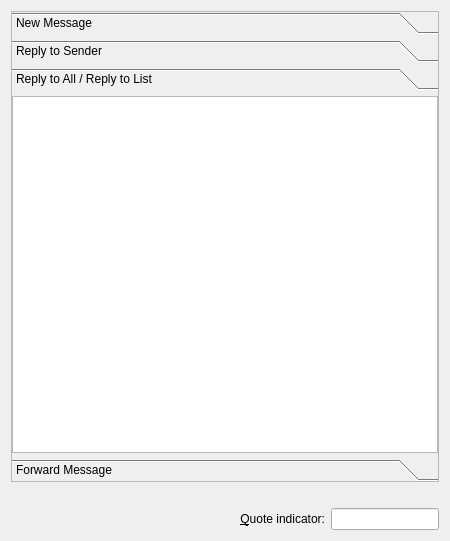
<?xml version="1.0" encoding="UTF-8"?>
<ui version="4.0">
 <class>TemplatesConfigurationBase</class>
 <widget class="QWidget" name="TemplatesConfigurationBase">
  <property name="geometry">
   <rect>
    <x>0</x>
    <y>0</y>
    <width>450</width>
    <height>541</height>
   </rect>
  </property>
  <property name="sizePolicy">
   <sizepolicy hsizetype="Expanding" vsizetype="Expanding">
    <horstretch>3</horstretch>
    <verstretch>3</verstretch>
   </sizepolicy>
  </property>
  <property name="minimumSize">
   <size>
    <width>400</width>
    <height>300</height>
   </size>
  </property>
  <property name="windowTitle">
   <string comment="@title:window">Template Configuration</string>
  </property>
  <layout class="QVBoxLayout">
   <property name="spacing">
    <number>6</number>
   </property>
   <property name="margin">
    <number>11</number>
   </property>
   <item>
    <widget class="QToolBox" name="toolBox1">
     <property name="sizePolicy">
      <sizepolicy hsizetype="Expanding" vsizetype="Expanding">
       <horstretch>3</horstretch>
       <verstretch>3</verstretch>
      </sizepolicy>
     </property>
     <property name="minimumSize">
      <size>
       <width>0</width>
       <height>0</height>
      </size>
     </property>
     <property name="frameShape">
      <enum>QFrame::StyledPanel</enum>
     </property>
     <property name="frameShadow">
      <enum>QFrame::Sunken</enum>
     </property>
     <property name="currentIndex">
      <number>2</number>
     </property>
     <widget class="QWidget" name="page_new">
      <property name="geometry">
       <rect>
        <x>0</x>
        <y>0</y>
        <width>418</width>
        <height>350</height>
       </rect>
      </property>
      <attribute name="label">
       <string comment="@title Message template">New Message</string>
      </attribute>
      <layout class="QGridLayout" name="gridLayout">
       <item row="0" column="0">
        <widget class="TemplateParser::TemplatesTextEdit" name="textEdit_new">
         <property name="font">
          <font>
           <family>Monospace</family>
           <pointsize>9</pointsize>
          </font>
         </property>
         <property name="toolTip">
          <string comment="@info:tooltip">Create the template for new messages</string>
         </property>
         <property name="whatsThis">
          <string comment="@info:whatsthis">In this area you create the template for new email messages.  For more information about how to create the template, press the &quot;How does this work?&quot; link on this dialog.</string>
         </property>
        </widget>
       </item>
      </layout>
     </widget>
     <widget class="QWidget" name="page_reply">
      <property name="geometry">
       <rect>
        <x>0</x>
        <y>0</y>
        <width>418</width>
        <height>350</height>
       </rect>
      </property>
      <attribute name="label">
       <string comment="@title Message template">Reply to Sender</string>
      </attribute>
      <layout class="QHBoxLayout">
       <property name="spacing">
        <number>6</number>
       </property>
       <property name="margin">
        <number>0</number>
       </property>
       <item>
        <widget class="TemplateParser::TemplatesTextEdit" name="textEdit_reply">
         <property name="sizePolicy">
          <sizepolicy hsizetype="MinimumExpanding" vsizetype="MinimumExpanding">
           <horstretch>0</horstretch>
           <verstretch>0</verstretch>
          </sizepolicy>
         </property>
         <property name="font">
          <font>
           <family>Monospace</family>
           <pointsize>9</pointsize>
           <weight>50</weight>
           <italic>false</italic>
           <bold>false</bold>
           <underline>false</underline>
           <strikeout>false</strikeout>
          </font>
         </property>
         <property name="toolTip">
          <string comment="@info:tooltip">Create the template for message replies</string>
         </property>
         <property name="whatsThis">
          <string comment="@info:whatsthis">In this area you create the template for messages replies. For more information about how to create the template, press the &quot;How does this work?&quot; link on this dialog.</string>
         </property>
        </widget>
       </item>
      </layout>
     </widget>
     <widget class="QWidget" name="page_reply_all">
      <property name="geometry">
       <rect>
        <x>0</x>
        <y>0</y>
        <width>418</width>
        <height>350</height>
       </rect>
      </property>
      <attribute name="label">
       <string comment="@title Message template">Reply to All / Reply to List</string>
      </attribute>
      <layout class="QHBoxLayout">
       <property name="spacing">
        <number>6</number>
       </property>
       <property name="margin">
        <number>0</number>
       </property>
       <item>
        <widget class="TemplateParser::TemplatesTextEdit" name="textEdit_reply_all">
         <property name="sizePolicy">
          <sizepolicy hsizetype="MinimumExpanding" vsizetype="MinimumExpanding">
           <horstretch>0</horstretch>
           <verstretch>0</verstretch>
          </sizepolicy>
         </property>
         <property name="font">
          <font>
           <family>Monospace</family>
           <pointsize>9</pointsize>
           <weight>50</weight>
           <italic>false</italic>
           <bold>false</bold>
           <underline>false</underline>
           <strikeout>false</strikeout>
          </font>
         </property>
         <property name="toolTip">
          <string comment="@info:tooltip">Create the template for replying to all recipients or to a mailing list</string>
         </property>
         <property name="whatsThis">
          <string comment="@info:whatsthis">In this area you create the template for reply-to-all messages or replies to a mailing list.  For more information about how to create the template, press the &quot;How does this work?&quot; link on this dialog.</string>
         </property>
        </widget>
       </item>
      </layout>
     </widget>
     <widget class="QWidget" name="page_forward">
      <property name="geometry">
       <rect>
        <x>0</x>
        <y>0</y>
        <width>418</width>
        <height>350</height>
       </rect>
      </property>
      <attribute name="label">
       <string comment="@title Message template">Forward Message</string>
      </attribute>
      <layout class="QHBoxLayout">
       <property name="spacing">
        <number>6</number>
       </property>
       <property name="margin">
        <number>0</number>
       </property>
       <item>
        <widget class="TemplateParser::TemplatesTextEdit" name="textEdit_forward">
         <property name="sizePolicy">
          <sizepolicy hsizetype="MinimumExpanding" vsizetype="MinimumExpanding">
           <horstretch>0</horstretch>
           <verstretch>0</verstretch>
          </sizepolicy>
         </property>
         <property name="font">
          <font>
           <family>Monospace</family>
           <pointsize>9</pointsize>
           <weight>50</weight>
           <italic>false</italic>
           <bold>false</bold>
           <underline>false</underline>
           <strikeout>false</strikeout>
          </font>
         </property>
         <property name="toolTip">
          <string comment="@info:tooltip">Create the template for message forwards</string>
         </property>
         <property name="whatsThis">
          <string comment="@info:whatsthis">In this area you create the template for message forwards.  For more information about how to create the template, press the &quot;How does this work?&quot; link on this dialog.</string>
         </property>
        </widget>
       </item>
      </layout>
     </widget>
    </widget>
   </item>
   <item>
    <widget class="QLabel" name="mHelp"/>
   </item>
   <item>
    <layout class="QHBoxLayout">
     <property name="spacing">
      <number>6</number>
     </property>
     <property name="margin">
      <number>0</number>
     </property>
     <item>
      <widget class="TemplateParser::TemplatesInsertCommand" name="mInsertCommand" native="true"/>
     </item>
     <item>
      <widget class="QLabel" name="textLabel1">
       <property name="sizePolicy">
        <sizepolicy hsizetype="Preferred" vsizetype="Preferred">
         <horstretch>2</horstretch>
         <verstretch>0</verstretch>
        </sizepolicy>
       </property>
       <property name="text">
        <string comment="@label:textbox Prefix for quoted message lines">&amp;Quote indicator:</string>
       </property>
       <property name="alignment">
        <set>Qt::AlignRight|Qt::AlignTrailing|Qt::AlignVCenter</set>
       </property>
       <property name="buddy">
        <cstring>lineEdit_quote</cstring>
       </property>
      </widget>
     </item>
     <item>
      <widget class="QLineEdit" name="lineEdit_quote">
       <property name="toolTip">
        <string comment="@info:tooltip">Set the Prefix for quoted message lines</string>
       </property>
       <property name="whatsThis">
        <string comment="@info:whatsthis">
             &lt;qt&gt;The following placeholders are supported in the quote indicator:
             &lt;ul&gt;
             &lt;li&gt;%f: sender's initials&lt;/li&gt;
             &lt;li&gt;%%: percent sign&lt;/li&gt;
             &lt;li&gt;%_: space&lt;/li&gt;
             &lt;/ul&gt;&lt;/qt&gt;
           </string>
       </property>
      </widget>
     </item>
    </layout>
   </item>
  </layout>
 </widget>
 <customwidgets>
  <customwidget>
   <class>TemplateParser::TemplatesTextEdit</class>
   <extends>QPlainTextEdit</extends>
   <header>templatestextedit.h</header>
  </customwidget>
  <customwidget>
   <class>TemplateParser::TemplatesInsertCommand</class>
   <extends>QWidget</extends>
   <header>templatesinsertcommand.h</header>
  </customwidget>
 </customwidgets>
 <resources/>
 <connections/>
</ui>
